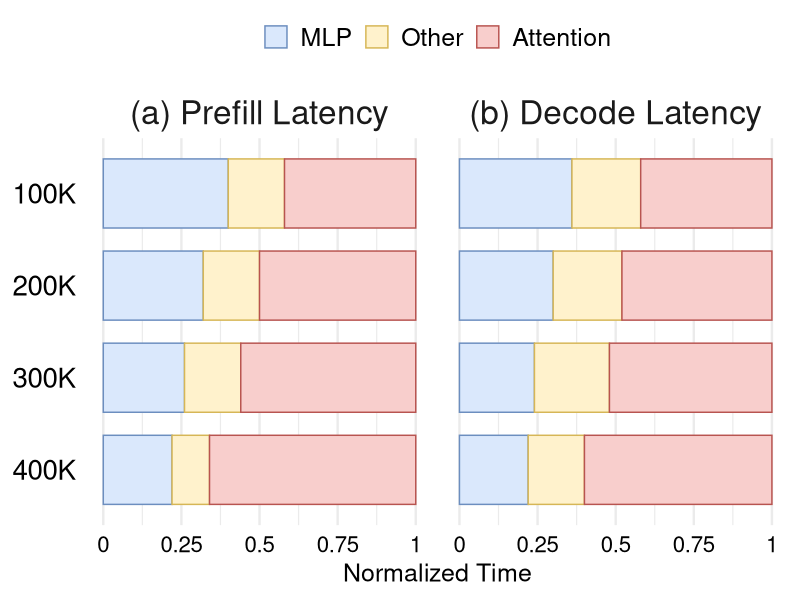

Write R code to recreate this figure.
library(tidyverse)

data <- read_csv("data/breakdown_1.csv") %>%
  mutate(
    stage = fct_inorder(stage),
    tokens = fct_rev(fct_inorder(tokens)),
    component = fct_inorder(component)
  )

fig <- ggplot(data, aes(x = latency, y = tokens, fill = component, colour = component)) +
  geom_col(width = 0.75, position = position_stack(reverse = TRUE)) +
  facet_grid(. ~ stage) +
  scale_fill_manual(
    values = c(MLP = "#DAE8FC", Other = "#FFF2CC", Attention = "#F8CECC"),
  ) +
  scale_colour_manual(
    values = c(MLP = "#6C8EBF", Other = "#D6B656", Attention = "#B85450"),
  ) +
  scale_x_continuous(
    limits = c(0, 1),
    breaks = c(0, 0.25, 0.5, 0.75, 1),
    labels = c("0", "0.25", "0.5", "0.75", "1"),
  ) +
  labs(x = "Normalized Time", y = NULL) +
  theme_minimal(base_size = 18) +
  theme(
    strip.text = element_text(size = 24),
    legend.position = "top",
    legend.title = element_blank(),
    legend.text = element_text(size = 18),
    axis.text.x = element_text(size = 16, colour = "black"),
    axis.text.y = element_text(size = 20, colour = "black"),
    panel.grid.major.y = element_blank(),
  )

ggsave("breakdown_1.pdf", fig, width = 7.0, height = 4.0, units = "in")
